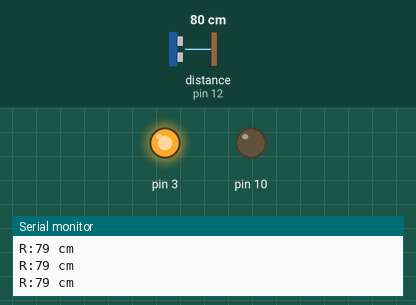
A sketch run on a simulated Arduino Uno, built with avr-gcc and run on an emulated ATmega328P. Shown: output pins drawn as LEDs (lit = HIGH), the last lines printed to the serial monitor. Wiring (inferred from the names in the program): ultrasonic range finder: trigger pin 13; echo pin 12. The inputs (shaded band) are chosen by the test bench; at power-on: distance to the obstacle (sensor on pin 12) 80 cm. The echo pulse lasts 58.3 µs per cm; pins used as bus, display or sensor lines are not drawn.

Above: at 1.2 s.
1.3 s: distance to the obstacle (sensor on pin 12) set to 245 cm
2.8 s: distance to the obstacle (sensor on pin 12) set to 254 cm
At 3.7 s:
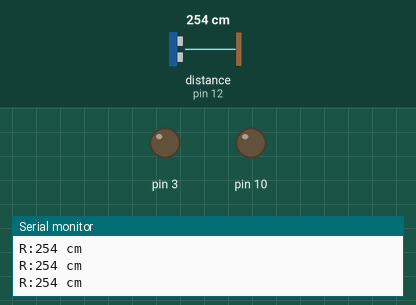
4.3 s: distance to the obstacle (sensor on pin 12) set to 2 cm
At 5.3 s:
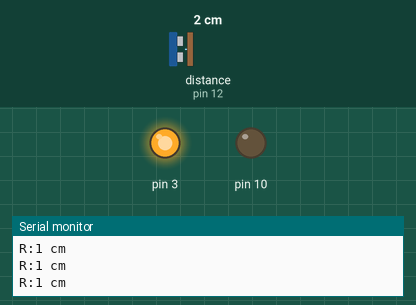
5.8 s: distance to the obstacle (sensor on pin 12) set to 299 cm
At 6.3 s:
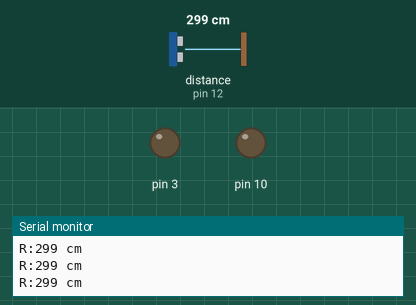
Timing chart, 0 to 8.3 s (numbered marks = the images above; inputs shaded):
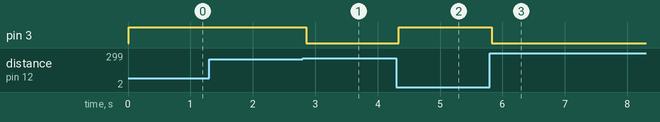

The sketch:

sonarFNR.ino
```cpp
#define trigPin0 13 //put trig on 13
#define echoPin0 12 //echo on 12
#define MinDist 250 //maximum distance is 250 cm
void setup() {
  Serial.begin (9600);
  pinMode(trigPin0, OUTPUT); //set up all the pins
  pinMode(echoPin0, INPUT);
  pinMode(3, OUTPUT);
  pinMode(10, OUTPUT);
}

void loop()
{
  long duration0, duration1, distance0, distance1;
  digitalWrite(trigPin0, LOW);
  digitalWrite(trigPin0, HIGH); //PING
  digitalWrite(trigPin0, LOW);
  duration0 = pulseIn(echoPin0, HIGH); //translate to a duration
  delay(10);
  distance0 = (duration0 / 2) / 29.1; //convert to CM, yes that is a magic number
  int brightness0 = 255 - distance0; //this is old but worth keeping if LEDs will be used again
  if (distance0 < MinDist) //if something is within distance
  {
    digitalWrite(2, LOW);
    digitalWrite(3, HIGH); //light up 3
  }
  else
  {
    digitalWrite(3, LOW); //else light up 2
    digitalWrite(2, HIGH);
  }
  Serial.print("R:");
  Serial.print(distance0);
  Serial.println(" cm");
  delay(10);
}
```

Measured:
- the behaviour switches between 249 and 250 cm on distance to the obstacle (sensor on pin 12) (found by bisection; images 0 and 1)
- after the input at 2.8 s, pin 3: HIGH → LOW after 0.05 s
- after the input at 4.3 s, pin 3: LOW → HIGH at once
- after the input at 5.8 s, pin 3: HIGH → LOW at once
